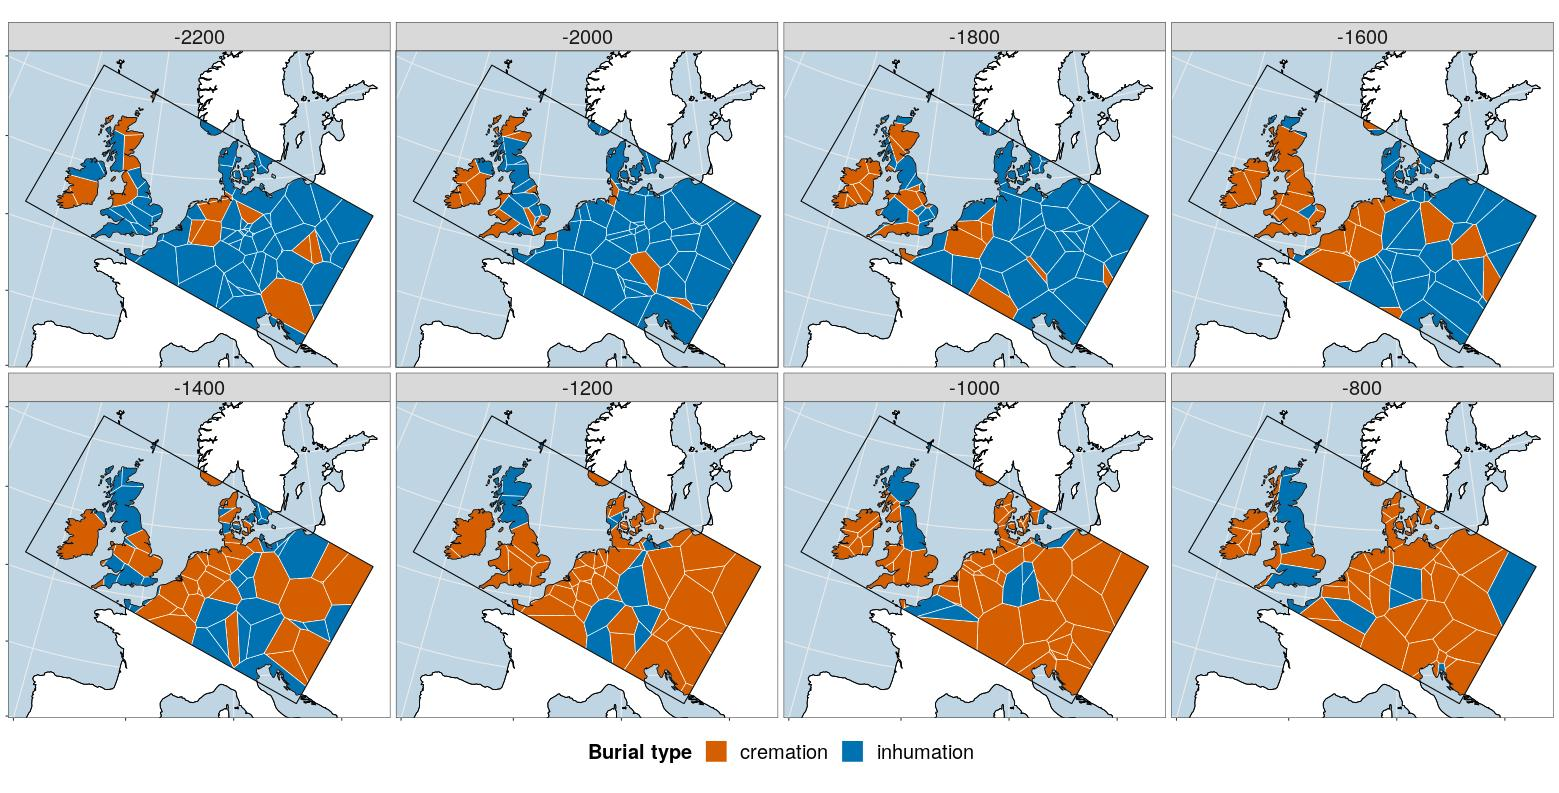

Here is the R script that generated this plot:
library(magrittr)
library(ggplot2)

load("inst/workflow_example/tesselation_calage_center_burial_type.RData")
load("inst/workflow_example/research_area.RData")
load("inst/workflow_example/extended_area.RData")
load("inst/workflow_example/epsg102013.RData")

ex <- raster::extent(research_area)
xlimit <- c(ex[1], ex[2])
ylimit <- c(ex[3], ex[4])

p <- cut_surfaces_info %>%
  ggplot() +
  geom_sf(
    data = extended_area,
    fill = "white", colour = "black", size = 0.4
  ) +
  geom_sf(
    aes(fill = burial_type), 
    color = "white", lwd = 0.3
  ) +
  geom_sf(
    data = extended_area,
    fill = NA, colour = "black", size = 0.4
  ) +
  geom_sf(
    data = research_area,
    fill = NA, colour = "black", size = 0.5
  ) +
  scale_fill_manual(
    values = c(
      "cremation" = "#D55E00",
      "inhumation" = "#0072B2",
      "mound" = "#CC79A7",
      "flat" = "#009E73",
      "unknown" = "grey85"
    )
  ) +
  facet_wrap(~time, nrow = 2) +
  coord_sf(
    xlim = xlimit, ylim = ylimit,
    crs = sf::st_crs(epsg102013)
  ) +
  guides(
    fill = guide_legend(
      title = "Burial type", override.aes = list(size = 10), 
      nrow = 1, byrow = TRUE
    )
  ) +
  theme_bw() +
  theme(
    plot.title = element_text(size = 30, face = "bold"),
    legend.position = "bottom",
    legend.title = element_text(size = 20, face = "bold"),
    axis.title = element_blank(),
    axis.text = element_blank(),
    legend.text = element_text(size = 20),
    strip.text.x = element_text(size = 20),
    panel.background = element_rect(fill = "#BFD5E3")
  ) 

p %>% 
  ggsave(
    "inst/workflow_example/06_bleiglas_plot.jpeg",
    plot = .,
    device = "jpeg",
    scale = 1,
    dpi = 300,
    width = 550, height = 280, units = "mm",
    limitsize = F
  )
